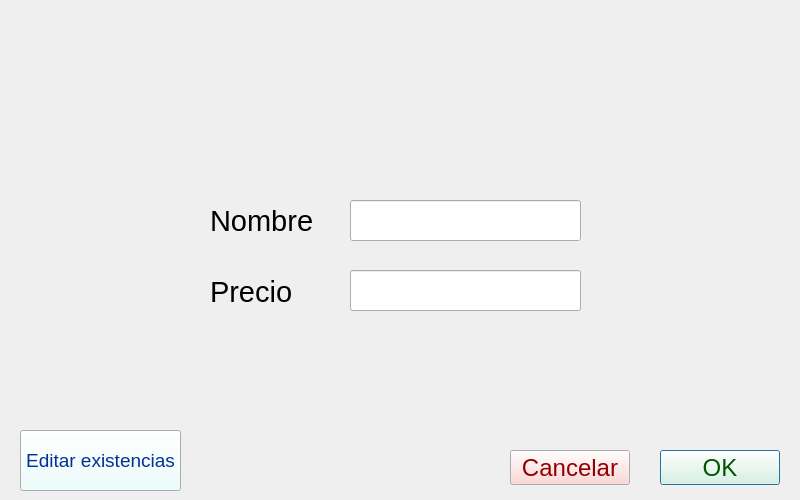
<?xml version="1.0" encoding="UTF-8"?>
<ui version="4.0">
 <class>Dialog</class>
 <widget class="QDialog" name="Dialog">
  <property name="geometry">
   <rect>
    <x>0</x>
    <y>0</y>
    <width>800</width>
    <height>500</height>
   </rect>
  </property>
  <property name="windowTitle">
   <string>Dialog</string>
  </property>
  <widget class="QLabel" name="IDLabel">
   <property name="geometry">
    <rect>
     <x>290</x>
     <y>130</y>
     <width>231</width>
     <height>24</height>
    </rect>
   </property>
   <property name="font">
    <font>
     <pointsize>22</pointsize>
    </font>
   </property>
   <property name="text">
    <string/>
   </property>
   <property name="alignment">
    <set>Qt::AlignCenter</set>
   </property>
  </widget>
  <widget class="QLineEdit" name="inputNombre">
   <property name="geometry">
    <rect>
     <x>350</x>
     <y>200</y>
     <width>231</width>
     <height>41</height>
    </rect>
   </property>
   <property name="font">
    <font>
     <pointsize>22</pointsize>
    </font>
   </property>
  </widget>
  <widget class="QLabel" name="label_3">
   <property name="geometry">
    <rect>
     <x>210</x>
     <y>280</y>
     <width>91</width>
     <height>24</height>
    </rect>
   </property>
   <property name="font">
    <font>
     <pointsize>22</pointsize>
    </font>
   </property>
   <property name="text">
    <string>Precio</string>
   </property>
  </widget>
  <widget class="QLabel" name="label_2">
   <property name="geometry">
    <rect>
     <x>210</x>
     <y>210</y>
     <width>111</width>
     <height>22</height>
    </rect>
   </property>
   <property name="font">
    <font>
     <pointsize>22</pointsize>
    </font>
   </property>
   <property name="text">
    <string>Nombre</string>
   </property>
  </widget>
  <widget class="QLineEdit" name="inputPrecio">
   <property name="geometry">
    <rect>
     <x>350</x>
     <y>270</y>
     <width>231</width>
     <height>41</height>
    </rect>
   </property>
   <property name="font">
    <font>
     <pointsize>22</pointsize>
    </font>
   </property>
  </widget>
  <widget class="QPushButton" name="confirmar">
   <property name="geometry">
    <rect>
     <x>660</x>
     <y>450</y>
     <width>120</width>
     <height>35</height>
    </rect>
   </property>
   <property name="palette">
    <palette>
     <active>
      <colorrole role="Button">
       <brush brushstyle="SolidPattern">
        <color alpha="255">
         <red>230</red>
         <green>255</green>
         <blue>225</blue>
        </color>
       </brush>
      </colorrole>
      <colorrole role="ButtonText">
       <brush brushstyle="SolidPattern">
        <color alpha="255">
         <red>0</red>
         <green>85</green>
         <blue>0</blue>
        </color>
       </brush>
      </colorrole>
     </active>
     <inactive>
      <colorrole role="Button">
       <brush brushstyle="SolidPattern">
        <color alpha="255">
         <red>230</red>
         <green>255</green>
         <blue>225</blue>
        </color>
       </brush>
      </colorrole>
      <colorrole role="ButtonText">
       <brush brushstyle="SolidPattern">
        <color alpha="255">
         <red>0</red>
         <green>85</green>
         <blue>0</blue>
        </color>
       </brush>
      </colorrole>
     </inactive>
     <disabled>
      <colorrole role="Button">
       <brush brushstyle="SolidPattern">
        <color alpha="255">
         <red>230</red>
         <green>255</green>
         <blue>225</blue>
        </color>
       </brush>
      </colorrole>
      <colorrole role="ButtonText">
       <brush brushstyle="SolidPattern">
        <color alpha="255">
         <red>190</red>
         <green>190</green>
         <blue>190</blue>
        </color>
       </brush>
      </colorrole>
     </disabled>
    </palette>
   </property>
   <property name="font">
    <font>
     <pointsize>18</pointsize>
    </font>
   </property>
   <property name="text">
    <string>OK</string>
   </property>
  </widget>
  <widget class="QPushButton" name="cancelar">
   <property name="geometry">
    <rect>
     <x>510</x>
     <y>450</y>
     <width>120</width>
     <height>35</height>
    </rect>
   </property>
   <property name="palette">
    <palette>
     <active>
      <colorrole role="Button">
       <brush brushstyle="SolidPattern">
        <color alpha="255">
         <red>255</red>
         <green>203</green>
         <blue>203</blue>
        </color>
       </brush>
      </colorrole>
      <colorrole role="ButtonText">
       <brush brushstyle="SolidPattern">
        <color alpha="255">
         <red>147</red>
         <green>0</green>
         <blue>0</blue>
        </color>
       </brush>
      </colorrole>
     </active>
     <inactive>
      <colorrole role="Button">
       <brush brushstyle="SolidPattern">
        <color alpha="255">
         <red>255</red>
         <green>203</green>
         <blue>203</blue>
        </color>
       </brush>
      </colorrole>
      <colorrole role="ButtonText">
       <brush brushstyle="SolidPattern">
        <color alpha="255">
         <red>147</red>
         <green>0</green>
         <blue>0</blue>
        </color>
       </brush>
      </colorrole>
     </inactive>
     <disabled>
      <colorrole role="Button">
       <brush brushstyle="SolidPattern">
        <color alpha="255">
         <red>255</red>
         <green>203</green>
         <blue>203</blue>
        </color>
       </brush>
      </colorrole>
      <colorrole role="ButtonText">
       <brush brushstyle="SolidPattern">
        <color alpha="255">
         <red>190</red>
         <green>190</green>
         <blue>190</blue>
        </color>
       </brush>
      </colorrole>
     </disabled>
    </palette>
   </property>
   <property name="font">
    <font>
     <pointsize>18</pointsize>
    </font>
   </property>
   <property name="text">
    <string>Cancelar</string>
   </property>
  </widget>
  <widget class="QPushButton" name="inventario">
   <property name="geometry">
    <rect>
     <x>20</x>
     <y>430</y>
     <width>161</width>
     <height>61</height>
    </rect>
   </property>
   <property name="palette">
    <palette>
     <active>
      <colorrole role="Button">
       <brush brushstyle="SolidPattern">
        <color alpha="255">
         <red>231</red>
         <green>255</green>
         <blue>253</blue>
        </color>
       </brush>
      </colorrole>
      <colorrole role="ButtonText">
       <brush brushstyle="SolidPattern">
        <color alpha="255">
         <red>0</red>
         <green>49</green>
         <blue>147</blue>
        </color>
       </brush>
      </colorrole>
     </active>
     <inactive>
      <colorrole role="Button">
       <brush brushstyle="SolidPattern">
        <color alpha="255">
         <red>231</red>
         <green>255</green>
         <blue>253</blue>
        </color>
       </brush>
      </colorrole>
      <colorrole role="ButtonText">
       <brush brushstyle="SolidPattern">
        <color alpha="255">
         <red>0</red>
         <green>49</green>
         <blue>147</blue>
        </color>
       </brush>
      </colorrole>
     </inactive>
     <disabled>
      <colorrole role="Button">
       <brush brushstyle="SolidPattern">
        <color alpha="255">
         <red>231</red>
         <green>255</green>
         <blue>253</blue>
        </color>
       </brush>
      </colorrole>
      <colorrole role="ButtonText">
       <brush brushstyle="SolidPattern">
        <color alpha="255">
         <red>190</red>
         <green>190</green>
         <blue>190</blue>
        </color>
       </brush>
      </colorrole>
     </disabled>
    </palette>
   </property>
   <property name="font">
    <font>
     <pointsize>14</pointsize>
     <stylestrategy>PreferDefault</stylestrategy>
     <kerning>true</kerning>
    </font>
   </property>
   <property name="autoFillBackground">
    <bool>false</bool>
   </property>
   <property name="text">
    <string>Editar existencias</string>
   </property>
  </widget>
 </widget>
 <resources/>
 <connections/>
</ui>
